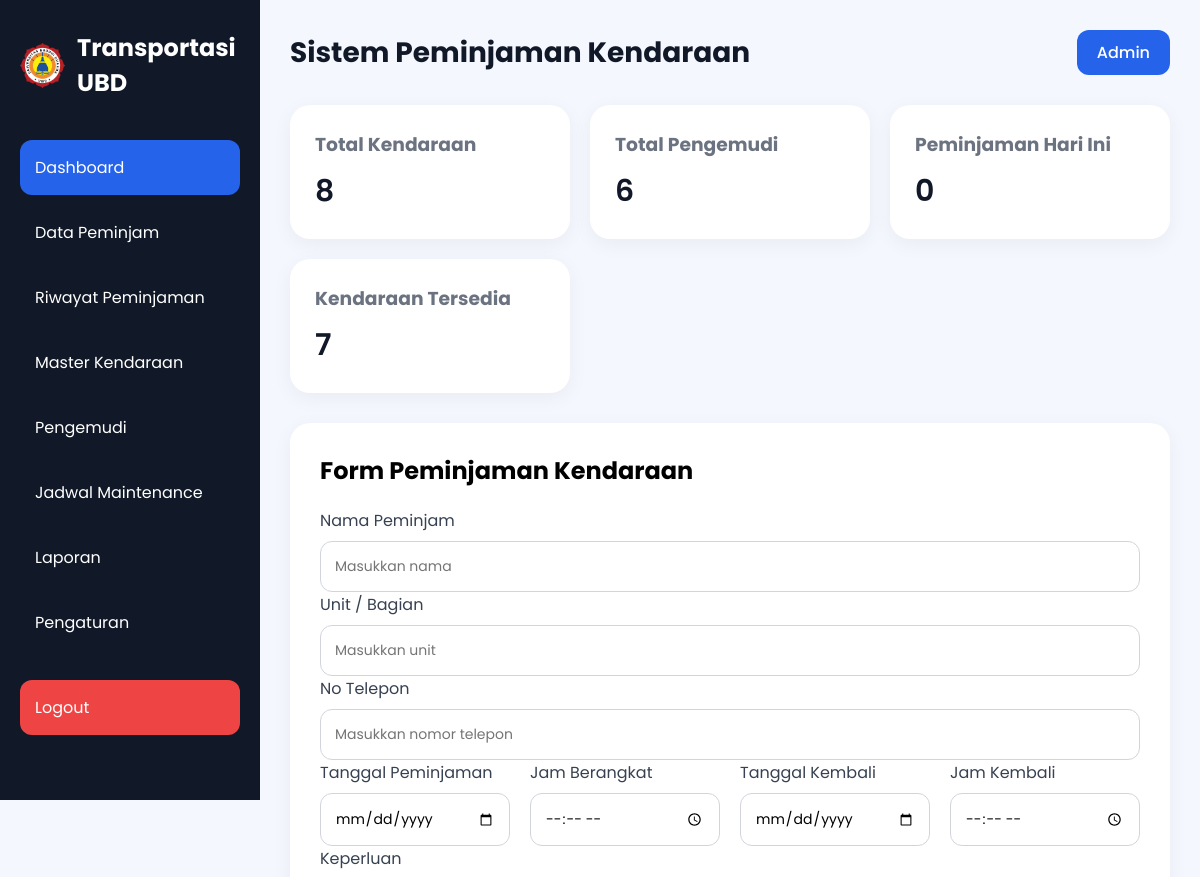
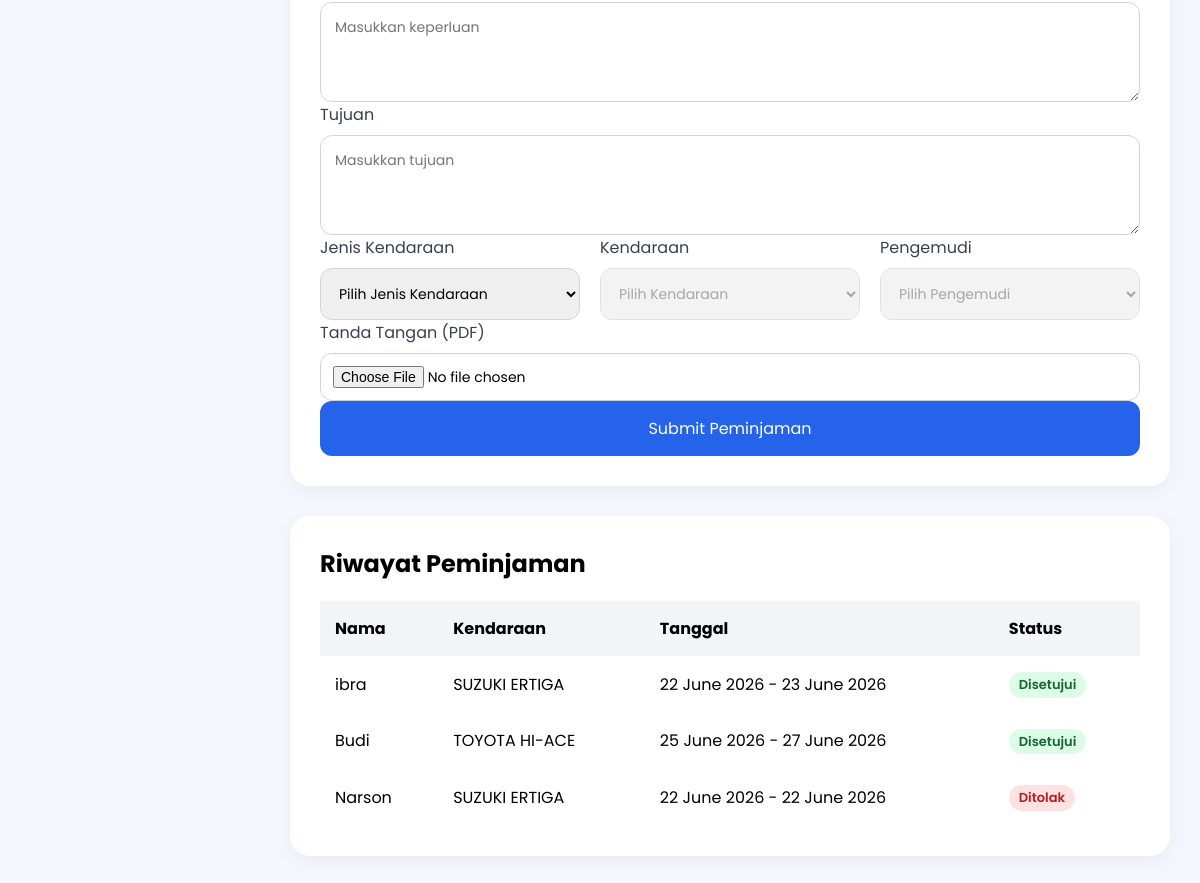
The page /index.php (signed in) on the database as committed earlier (2 pictures, top to bottom).
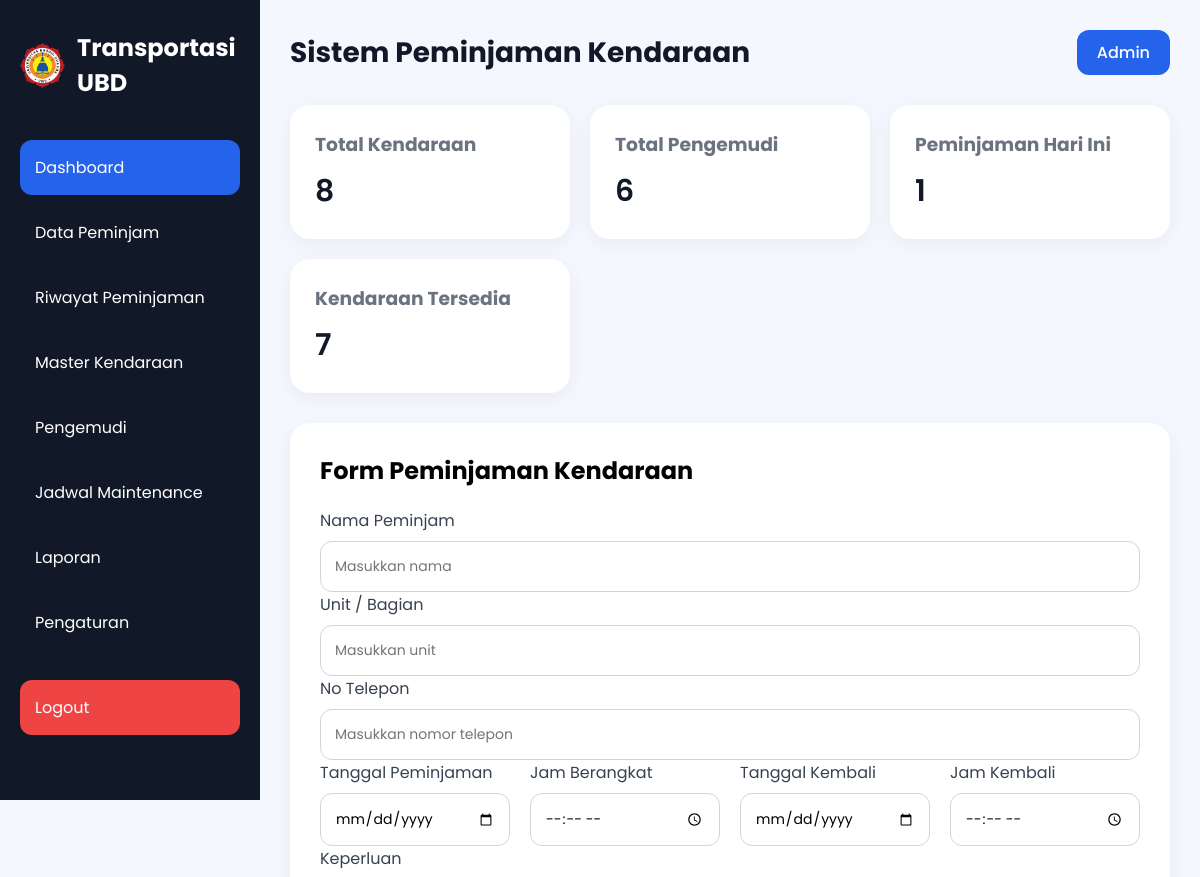
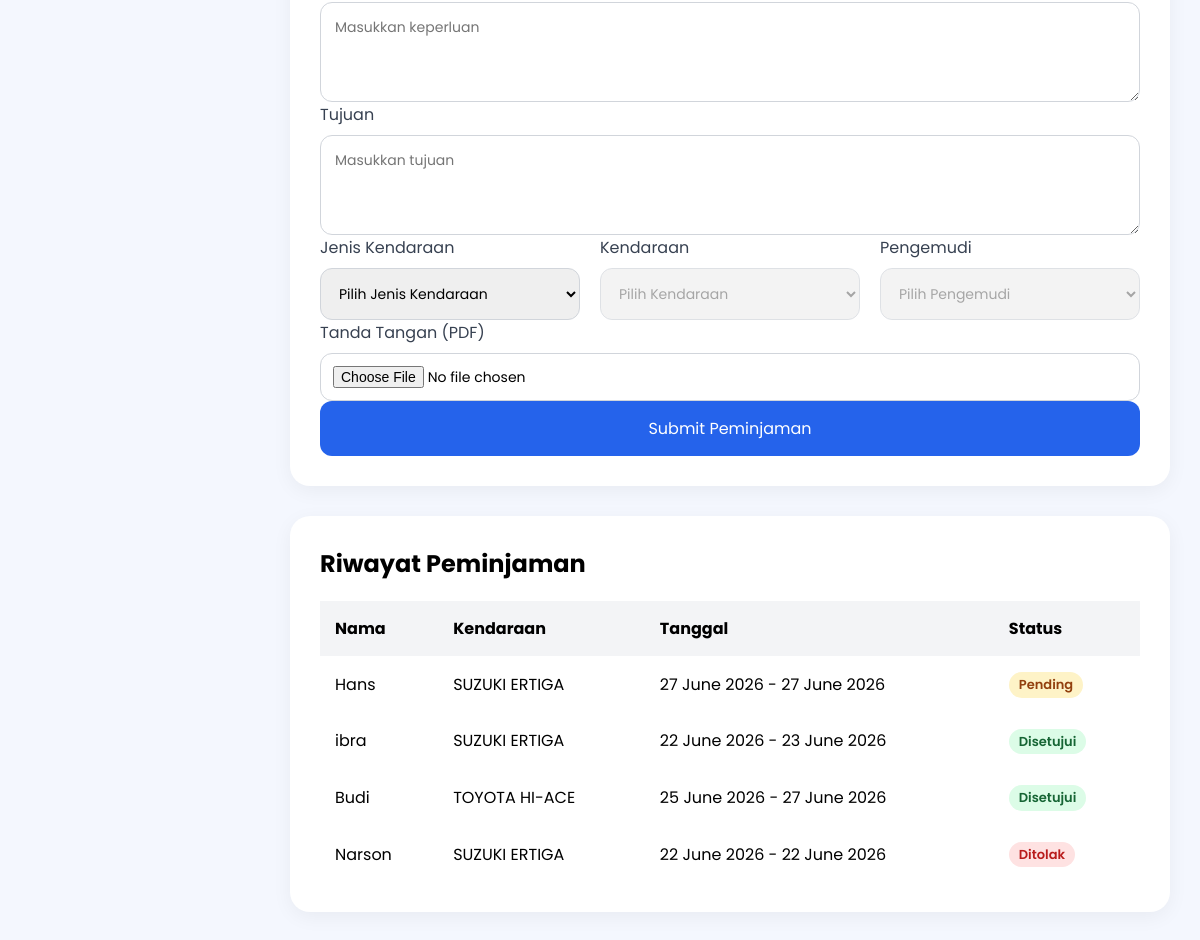
The same page on the database as committed later (2 pictures, top to bottom).
### tables this page shows
CREATE TABLE `riwayat` (
  `id` int(11) NOT NULL,
  `nama_peminjam` varchar(100) NOT NULL,
  `kendaraan` varchar(100) NOT NULL,
  `pengemudi` varchar(100) NOT NULL,
  `tanggal_pinjam` date NOT NULL,
  `jam_berangkat` time NOT NULL,
  `tanggal_kembali` date NOT NULL,
  `jam_kembali` time NOT NULL,
  `keperluan` text NOT NULL,
  `tujuan` text NOT NULL,
  `status` enum('disetujui','pending','ditolak') DEFAULT 'pending',
  `file_pdf` varchar(255) DEFAULT NULL,
  `created_at` timestamp NOT NULL DEFAULT current_timestamp()
);

CREATE TABLE `kendaraan` (
  `id_kendaraan` int(11) NOT NULL,
  `merk_jenis` varchar(100) NOT NULL,
  `tahun` int(11) NOT NULL,
  `no_polisi` varchar(15) NOT NULL,
  `tgl_pajak_stnk` varchar(30) DEFAULT NULL,
  `jenis` enum('Mobil','Motor') NOT NULL,
  `status` varchar(20) NOT NULL DEFAULT 'siap'
);

### index.php (the view, shortened to what the changed rows need)
<?php
require_once "config/koneksi.php";
$qHariIni = mysqli_query($conn,"
    SELECT COUNT(*) AS total
    FROM riwayat
    WHERE tanggal_pinjam = CURDATE()
");
$hariIni = mysqli_fetch_assoc($qHariIni);
$queryRiwayat = mysqli_query($conn,"
    SELECT
        r.*,
        k.merk_jenis
    FROM riwayat r
    LEFT JOIN kendaraan k
        ON r.kendaraan = k.no_polisi
    ORDER BY r.id DESC
");
?>
<!DOCTYPE html>
<html lang="id">
<head>
    <link rel="stylesheet" href="style.css">
</head>
<body>
<div class="container">
    <div class="sidebar">
        <div class="logo">
    <h2>Transportasi UBD</h2>
</div>
    </div>
    <div class="main-content">
        <div class="navbar">
            <h1>Sistem Peminjaman Kendaraan</h1>
        </div>
        <div class="cards">
            <div class="card">
                <h3>Peminjaman Hari Ini</h3>
                <p><?= $hariIni['total']; ?></p>
            </div>
        </div>
        <div class="form-container">
            <h2>Form Peminjaman Kendaraan</h2>
        </div>
        <div class="table-container">
            <h2>Riwayat Peminjaman</h2>
            <table>
                <thead>
                    <tr>
                        <th>Nama</th>
                        <th>Kendaraan</th>
                        <th>Tanggal</th>
                        <th>Status</th>
                    </tr>
                </thead>
                <tbody>
                    <?php
                    while ($r = mysqli_fetch_assoc($queryRiwayat)) :
                    ?>
                    <tr>
                        <td><?= $r['nama_peminjam']; ?></td>
                        <td><?= $r['merk_jenis']; ?></td>
                        <td>
                            <?= date('d F Y', strtotime($r['tanggal_pinjam'])); ?>
                            -
                            <?= date('d F Y', strtotime($r['tanggal_kembali'])); ?>
                        </td>
                        <td>
                            <?php if($r['status'] == 'disetujui'): ?>
                                <span class="badge success">
                                    Disetujui
                                </span>
                            <?php elseif($r['status'] == 'pending'): ?>
                                <span class="badge pending">
                                    Pending
                                </span>
                            <?php else: ?>
                                <span class="badge maintenance">
                                    Ditolak
                                </span>
                            <?php endif; ?>
                        </td>
                    </tr>
                    <?php endwhile; ?>
            </table>
        </div>
    </div>
</div>
</body>
</html>

Rows that differ between the two databases and show on the page:
added riwayat: nama_peminjam "Hans", kendaraan.merk_jenis "SUZUKI ERTIGA", tanggal_pinjam "27 June 2026", tanggal_kembali "27 June 2026", status "Pending"
Other text that changed with them:
$hariIni['total']: "0" → "1"
